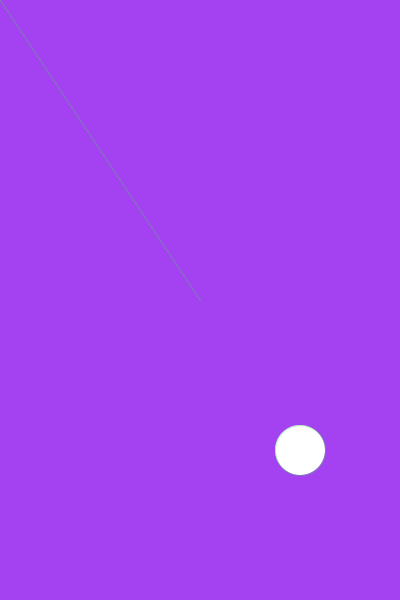
Frame 1 (no input)
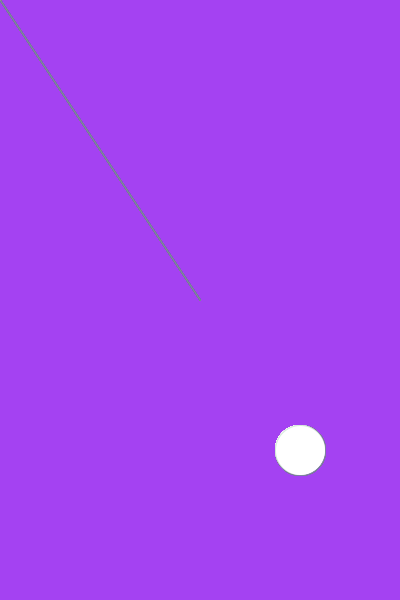
Frame 60 (the mouse pressed at the canvas centre just before this capture)
Frame 120 (the mouse held since frame 60 and released just before this capture): identical to frame 60, image omitted

The Processing sketch that drew these frames (run headless with seeded random() and noise(); from frame 60 on, the mouse is pressed at the canvas centre):

// Processing sketch: animatedX20121018
// ── animatedX20121018.pde
int p=0;//padding
int sw=1;//stroke weight
int i=1;//stroke weight increment
int d=100;//delay
int t=100;//transparancy
int dm=50;//ellipse diameter

void setup(){
smooth();
size(400,600);
background(random(0,255),random(0,255),random(0,255));
}
void draw(){
strokeWeight(sw);
stroke(random(0,255),random(0,255),random(0,255),t);  
if(mouseX<width/2+p && mouseY<height/2+p){
line(mouseX, mouseY, width/2, height/2);
line(0,0,mouseX, mouseY);
ellipse(3*width/4,3*height/4, dm, dm);
delay(d);
}
if(mouseX>width/2+p && mouseY<height/2-p){
line(mouseX, mouseY, width/2, height/2);
line(width,0,mouseX, mouseY);
ellipse(3*width/4,height/4, dm, dm);
delay(d);
}

if(mouseX>width/2+p && mouseY>height/2+p){
line(mouseX, mouseY, width/2, height/2);
line(width,height,mouseX, mouseY);
delay(d);
ellipse(width/4,3*height/4, dm, dm);
}

if(mouseX<width/2-p && mouseY>height/2+p){
line(mouseX, mouseY, width/2, height/2);
line(0,height,mouseX, mouseY);
ellipse(width/4,height/4, dm, dm);
delay(d);
}

}

void mousePressed(){
  background(random(0,255),random(0,255),random(0,255));
  sw+=i;
}
